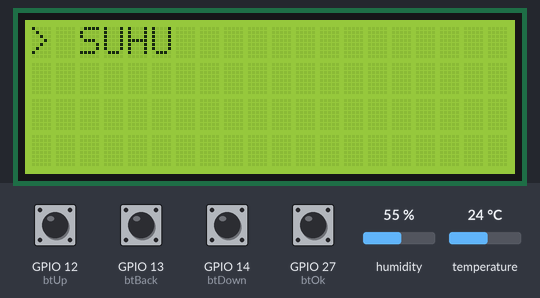
Recording of a sketch running on a simulated ESP32. On the bench: 20×4 character LCD. The inputs (shaded band) are chosen by the test bench; at power-on: GPIO 12 (btUp), GPIO 13 (btBack), GPIO 14 (btDown), GPIO 27 (btOk) HIGH, humidity 55 %, temperature 24 °C. What the sketch prints to the serial monitor is not drawn.

Above: at 1.2 s.
1.3 s: GPIO 12 (btUp) pulled LOW for 1 s
At 2.6 s:
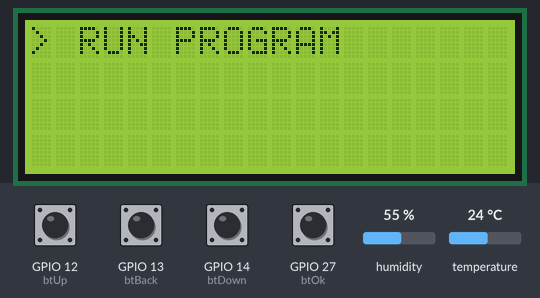
3.8 s: GPIO 27 (btOk) pulled LOW for 0.15 s
At 5.2 s:
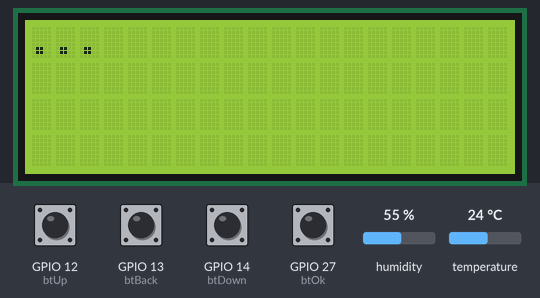
5.5 s: GPIO 13 (btBack) pulled LOW for 0.15 s
At 6.3 s:
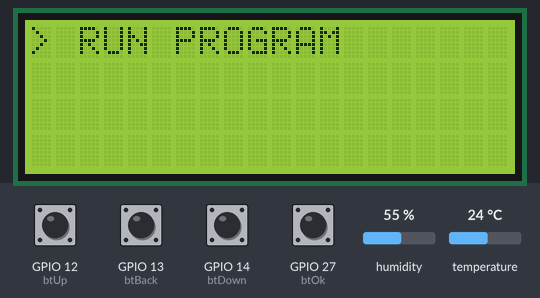
11.7 s: GPIO 14 (btDown) pulled LOW for 0.15 s
At 12.3 s:
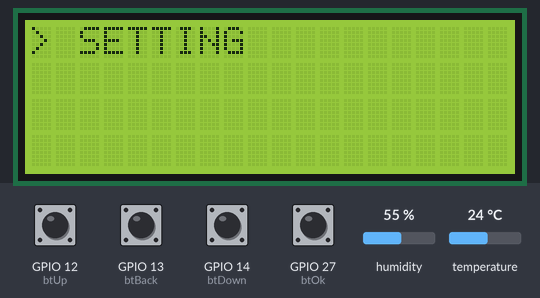
17.9 s: GPIO 27 (btOk) pulled LOW for 1 s
At 19.0 s:
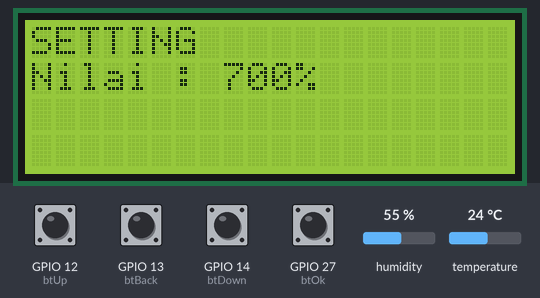
20.4 s: GPIO 12 (btUp) pulled LOW for 0.15 s
At 21.1 s:
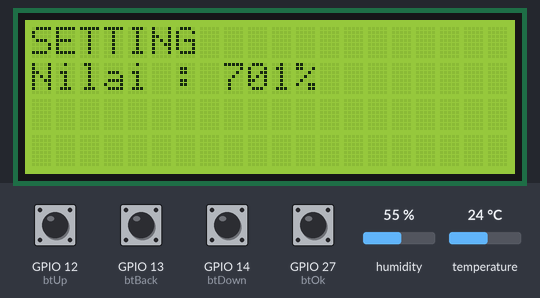
Timing chart, 0 to 23.1 s (numbered marks = the images above; inputs shaded):
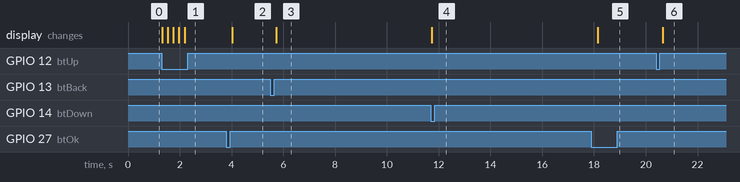

The sketch:

10-dhtLcdBlynkButton.ino
```cpp
#define BLYNK_PRINT Serial
#define BLYNK_TEMPLATE_ID "TMPL62SWPsCwZ"
#define BLYNK_TEMPLATE_NAME "Sensor Monitoring"
#define BLYNK_AUTH_TOKEN "R_37n65FWiU03xpg_gbLxDFF2_JUI28s"

#define DHTPIN 4
#define DHTTYPE DHT11

#include <WiFi.h>
#include <WiFiClient.h>
#include <BlynkSimpleEsp32.h>
#include <Wire.h>
#include <LiquidCrystal_I2C.h>
#include "DHT.h"

// WiFi credentials
char ssid[] = "Ws-Eletronika";
char pass[] = "@bpvppdg25";

// LCD object: address 0x27, 20 characters x 4 lines
LiquidCrystal_I2C lcd(0x27, 20, 4);

// Button pins
const int btBack = 13;
const int btUp = 12;
const int btDown = 14;
const int btOk = 27;

// DHT sensor object
DHT dht(DHTPIN, DHTTYPE);

// Menu variables
const int totalMenu = 2;  // menu options: 0,1,2 → total 3 options
bool setMenuState = false;
int menu = 0;
int nilaiSet = 700;

void setup() {
  Serial.begin(9600);

  // Uncomment this to enable Blynk connection
  // Blynk.begin(BLYNK_AUTH_TOKEN, ssid, pass);

  // Setup buttons as input with pullup resistors
  pinMode(btBack, INPUT_PULLUP);
  pinMode(btUp, INPUT_PULLUP);
  pinMode(btDown, INPUT_PULLUP);
  pinMode(btOk, INPUT_PULLUP);

  // Initialize DHT sensor
  dht.begin();

  // Initialize LCD
  lcd.init();
  lcd.backlight();

  tampilMenu();  // Show initial menu
}

void loop() {
  setNilai();  // Handle setting changes if in setting mode

  // Read sensor data
  float temperature = dht.readTemperature();
  float humidity = dht.readHumidity();

  // Send data to Blynk app
  Blynk.virtualWrite(V0, temperature);
  Blynk.virtualWrite(V1, humidity);

  // Print data to Serial monitor
  Serial.print(F("Humidity: "));
  Serial.print(humidity);
  Serial.print(F("%  Temperature: "));
  Serial.print(temperature);
  Serial.println(F("°C"));

  // Menu navigation when not in setting mode
  if (!setMenuState) {
    if (digitalRead(btUp) == LOW) {
      menu++;
      if (menu > totalMenu) menu = 0;
      tampilMenu();
      delay(200);
    }
    else if (digitalRead(btDown) == LOW) {
      menu--;
      if (menu < 0) menu = totalMenu;
      tampilMenu();
      delay(200);
    }
  }

  // Ok button pressed: enter setting mode or show submenus
  if (digitalRead(btOk) == LOW) {
    delay(200);
    setMenuState = true;

    if (menu != 0) {
      if (menu == 1) {
        tampilSet("SETTING", nilaiSet);
      }
      else if (menu == 2) {
        lcd.clear();
        lcd.setCursor(0, 0);
        lcd.print("...");
      }
      delay(200);
    }
  }

  // Back button pressed: return to main menu and exit setting mode
  if (digitalRead(btBack) == LOW) {
    delay(200);
    tampilMenu();
    setMenuState = false;
  }

  // If in setting mode and menu 0 (temperature), display temperature
  if (setMenuState && menu == 0) {
    tampilSet("SUHU", temperature);
    delay(200);
  }
}

// Display main menu options
void tampilMenu() {
  lcd.clear();
  switch (menu) {
    case 0:
      lcd.print("> SUHU");
      break;
    case 1:
      lcd.print("> SETTING");
      break;
    case 2:
      lcd.print("> RUN PROGRAM");
      break;
  }
}

// Display setting or sensor value on LCD
void tampilSet(String label, float nilai) {
  lcd.clear();
  lcd.setCursor(0, 0);
  lcd.print(label);
  lcd.setCursor(0, 1);
  lcd.print("Nilai : ");

  // Print nilai with appropriate unit and formatting
  if (menu == 0) {  // SUHU (temperature)
    lcd.print(nilai, 1);
    lcd.print(char(223));  // Degree symbol
    lcd.print("C");
  } else if (menu == 1) {  // SETTING
    lcd.print((int)nilai);
    lcd.print("%");
  } else {
    lcd.print(nilai);
  }
}

// Handle increment/decrement of nilaiSet in setting mode
void setNilai() {
  if (setMenuState && menu == 1) {  // Only for SETTING menu
    if (digitalRead(btUp) == LOW) {
      delay(200);
      nilaiSet++;
      tampilSet("SETTING", nilaiSet);
    } else if (digitalRead(btDown) == LOW) {
      delay(200);
      nilaiSet--;
      tampilSet("SETTING", nilaiSet);
    }
  }
}
```

Measured:
- after the input at 1.3 s, the display: first changes at once (image 1 shows a later state)
- after the input at 3.8 s, the display: changes after 0.23 s (image 2)
- after the input at 5.5 s, the display: changes after 0.23 s (image 3)
- after the input at 11.7 s, the display: changes at once (image 4)
- after the input at 17.9 s, the display: changes after 0.25 s (image 5)
- after the input at 20.4 s, the display: changes after 0.25 s (image 6)
